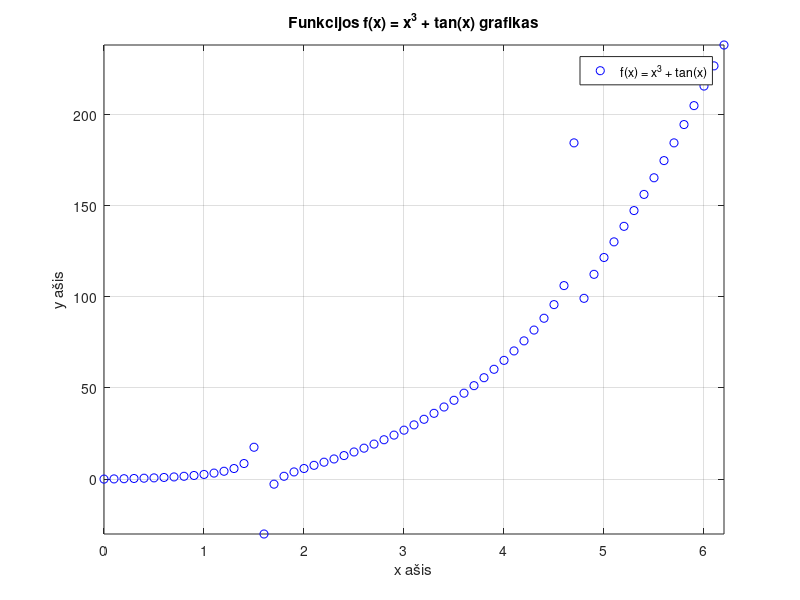
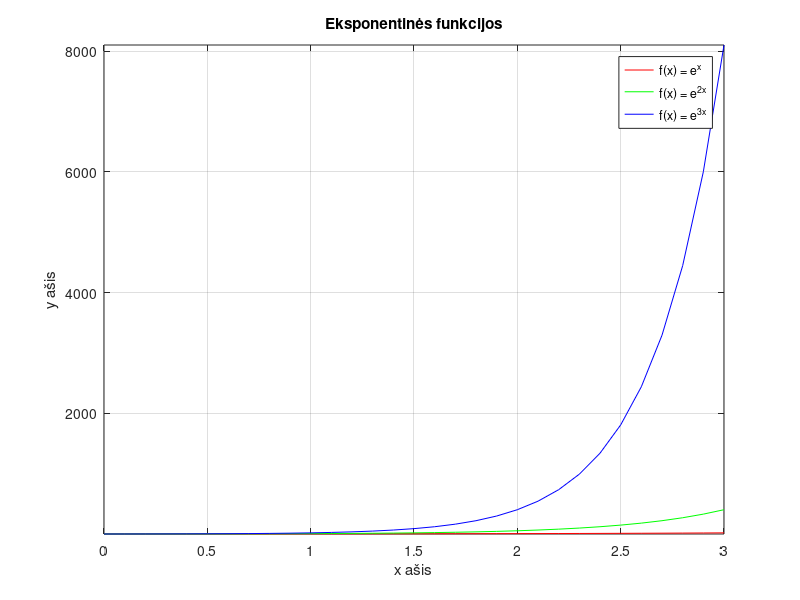
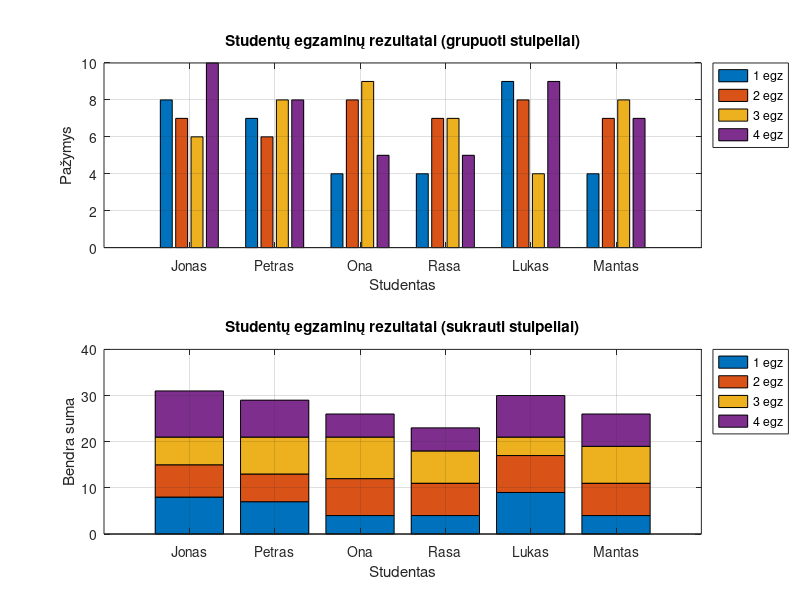

Source code (MATLAB) for these figures, in order: (Note: this script raises an error after producing the figures.)
% LD1_ArminasMusinskis.m
% Arminas Mušinskis, Eif-25
% Data: 2026-10-05
% =========================================================================

clear; clc; close all;

%% 1. DVIMATIS GRAFIKŲ VAIZDAVIMAS
% a) f(x) = x^3 + tan(x) atvaizdavimas
x_1a = 0:0.1:2*pi;
y_1a = x_1a.^3 + tan(x_1a);

figure('Name', '1 Užduotis (a)');
% Mėlyna spalva, "o" tipo markeris
plot(x_1a, y_1a, 'bo');
title('Funkcijos f(x) = x^3 + tan(x) grafikas');
xlabel('x ašis');
ylabel('y ašis');
% Nustatomos ašių ribos pagal mažiausias ir didžiausias reikšmes
axis([min(x_1a) max(x_1a) min(y_1a) max(y_1a)]);
legend('f(x) = x^3 + tan(x)', 'Location', 'best');
grid on;

% b) Eksponentinių funkcijų atvaizdavimas
x_1b = 0:0.1:3; % Pasirenkame intervalą
y1_1b = exp(x_1b);
y2_1b = exp(2*x_1b);
y3_1b = exp(3*x_1b);

figure('Name', '1 Užduotis (b)');
% Kiekviena funkcija atvaizduojama skirtinga spalva
plot(x_1b, y1_1b, 'r', x_1b, y2_1b, 'g', x_1b, y3_1b, 'b');
title('Eksponentinės funkcijos');
xlabel('x ašis');
ylabel('y ašis');
% Ribos nustatomos apskaičiavus visų y bendrą min ir max
axis([min(x_1b) max(x_1b) min([y1_1b, y2_1b, y3_1b]) max([y1_1b, y2_1b, y3_1b])]);
legend('f(x) = e^x', 'f(x) = e^{2x}', 'f(x) = e^{3x}', 'Location', 'best');
grid on;


%% 2. SPECIALIZUOTŲ GRAFIKŲ KŪRIMAS
% Sugeneruojame duomenis: 6 studentai, 4 egzaminai (matrica 6x4)
pazymiai = randi([4, 10], 6, 4); % Atsitiktiniai pažymiai nuo 4 iki 10
studentu_vardai = {'Jonas', 'Petras', 'Ona', 'Rasa', 'Lukas', 'Mantas'};
egzaminu_legend = {'1 egz', '2 egz', '3 egz', '4 egz'};

figure('Name', '2 Užduotis (a ir b) - Stulpelinės diagramos');

% a) Vertikalių stulpelių tipo diagrama (grupuota)
subplot(2,1,1);
bar(pazymiai, 'grouped');
title('Studentų egzaminų rezultatai (grupuoti stulpeliai)');
xlabel('Studentas');
ylabel('Pažymys');
ylim([0 10]); % Pažymių ašies ribos nuo 0 iki 10
set(gca, 'XTickLabel', studentu_vardai); % Paaiškinimai su studentų vardais
legend(egzaminu_legend, 'Location', 'bestoutside');
grid on;

% b) Diskretus duomenų formatas (sukrauti/stacked stulpeliai pagal pavyzdį nuotraukoje)
subplot(2,1,2);
bar(pazymiai, 'stacked');
title('Studentų egzaminų rezultatai (sukrauti stulpeliai)');
xlabel('Studentas');
ylabel('Bendra suma');
ylim([0 40]); % 4 egzaminai po max 10 balų
set(gca, 'XTickLabel', studentu_vardai);
legend(egzaminu_legend, 'Location', 'bestoutside');
grid on;


%% 3. PAPILDOMA UŽDUOTIS (Signalų grafinis atvaizdavimas)
% Imituojame duomenis (kadangi neturime 2-ojo laboratorinio failų)
t = 0:0.05:10; % Laiko vektorius
pradinis_signalas = 5*sin(2*pi*0.2*t) + 1.5*randn(size(t)); % Sinusoidė su triukšmu
filtruotas_signalas = smoothdata(pradinis_signalas, 'gaussian', 10); % Išlygintas signalas
U1 = 4; % Viršutinė filtravimo riba
U2 = -4; % Apatinė filtravimo riba

% Sukuriame vertikalų grafikų išdėstymą
figure('Name', 'Papildoma užduotis - Signalai');

% a) Pirmas grafikas: Pradinis ir filtruotas signalai
subplot(2,1,1);
hold on;
% Pradinis signalas - žydra spalva ('c' - cyan)
plot(t, pradinis_signalas, 'c');
% Filtruotas signalas - violetinė (naudojamas RGB kodas violetinei)
plot(t, filtruotas_signalas, 'Color', [0.54, 0.17, 0.89], 'LineWidth', 1.5);
% Ribos U1 (taškinis, storis 1) ir U2 (ištisinis)
plot([min(t) max(t)], [U1 U1], 'k--', 'LineWidth', 1);
plot([min(t) max(t)], [U2 U2], 'k-');
hold off;

title('Pradinis ir filtruotas signalai');
xlabel('Laikas (t)');
ylabel('Amplitudė');
axis([min(t) max(t) min(pradinis_signalas)-2 max(pradinis_signalas)+2]);
legend('Pradinis signalas', 'Filtruotas signalas', 'Riba U_1', 'Riba U_2', 'Location', 'southeast');
grid on;

% b) Antras grafikas: Reikšmės viršijančios U1 bei ekstremumai
subplot(2,1,2);
hold on;

% Randame reikšmes viršijančias U1
idx_virs_U1 = pradinis_signalas > U1;
t_virs = t(idx_virs_U1);
sig_virs = pradinis_signalas(idx_virs_U1);

% Diskrečiu formatu (stem) atvaizduojame reikšmes > U1
stem(t_virs, sig_virs, 'b', 'filled');

% Randame minimalią ir maksimalią įtampos reikšmes
[min_val, min_idx] = min(pradinis_signalas);
[max_val, max_idx] = max(pradinis_signalas);

% Minimalios įtampos žymeklis - raudonas kvadratas, dydis 11
plot(t(min_idx), min_val, 'rs', 'MarkerSize', 11, 'MarkerFaceColor', 'r');
% Maksimalios įtampos žymeklis (naudojame tokį patį stilių)
plot(t(max_idx), max_val, 'rs', 'MarkerSize', 11, 'MarkerFaceColor', 'r');
hold off;

title('Signalo reikšmės viršijančios U_1 bei ekstremumai');
xlabel('Laikas (t)');
ylabel('Amplitudė');
axis([min(t) max(t) min_val-2 max_val+2]);
legend('Reikšmės > U_1', 'Min/Max įtampos', 'Location', 'southeast');
grid on;
